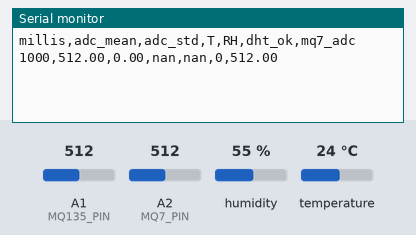
This sketch was run on a simulated Arduino Uno, built with avr-gcc and run on an emulated ATmega328P. On the bench: the last lines printed to the serial monitor. The inputs (shaded band) are chosen by the test bench; at power-on: humidity 55 %, A1 (MQ135_PIN) = 512, A2 (MQ7_PIN) = 512, temperature 24 °C.

Above: at 1.8 s.
1.9 s: humidity set to 22 %
At 2.8 s:
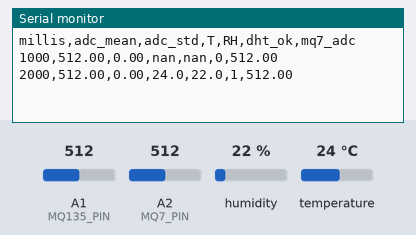
4.5 s: A1 (MQ135_PIN) set to 716
At 5.4 s:
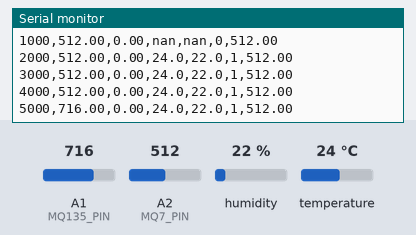
6.0 s: A2 (MQ7_PIN) set to 716
At 7.4 s:
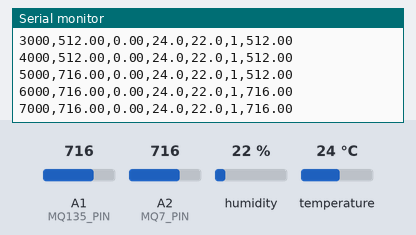
7.5 s: temperature set to 12 °C
At 8.8 s:
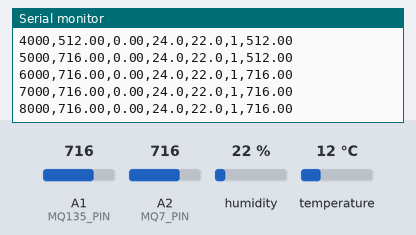
9.0 s: A1 (MQ135_PIN) set to 992
At 9.6 s:
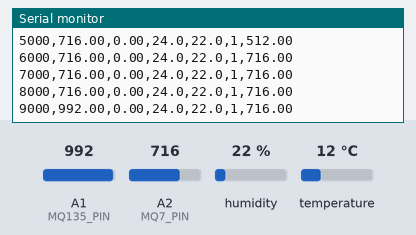
10.5 s: A2 (MQ7_PIN) set to 992
At 11.9 s:
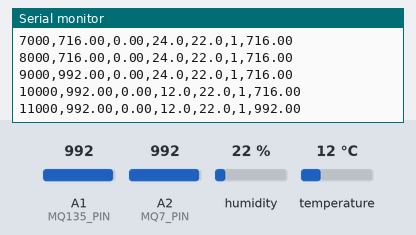
Timing chart, 0 to 13.0 s (numbered marks = the images above; inputs shaded):
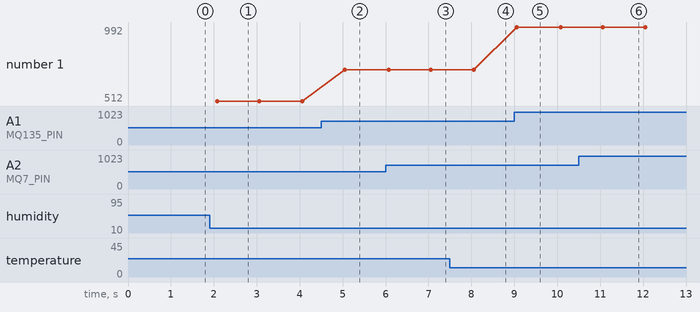

The sketch:

phys_trust_node.ino
```cpp
// PHYS-TRUST Lite node: MQ135 (A1) + DHT11 data (A0, used as digital pin). A2 = optional MQ7 (currently unconnected:
// mq7_adc is a floating-pin value, ignore it)
// -> serial CSV @115200, 1 Hz. Needs "DHT sensor library" (Adafruit) from Library Manager.
// Output: millis,adc_mean,adc_std,T,RH,dht_ok,mq7_adc
// MQ7 note: datasheet wants 5 V / 1.4 V heater cycling; plain module on constant 5 V
// gives only a rough CO-sensitive trend. Logged as auxiliary channel.
#include <DHT.h>

#define MQ135_PIN A1
#define MQ7_PIN A2
#define DHT_PIN A0
#define DHT_TYPE DHT11

const uint8_t N_OVERSAMPLE = 10;
const unsigned long SAMPLE_MS = 1000;
const unsigned long DHT_MS = 2000;  // DHT11 min period

DHT dht(DHT_PIN, DHT_TYPE);
unsigned long lastSample = 0, lastDht = 0;
float lastT = NAN, lastRH = NAN;
bool dhtOk = false;

void setup() {
  Serial.begin(115200);
  dht.begin();
  Serial.println(F("millis,adc_mean,adc_std,T,RH,dht_ok,mq7_adc"));
}

void loop() {
  unsigned long now = millis();

  if (now - lastDht >= DHT_MS) {
    lastDht = now;
    float t = dht.readTemperature();
    float h = dht.readHumidity();
    dhtOk = !(isnan(t) || isnan(h));
    if (dhtOk) { lastT = t; lastRH = h; }
  }

  if (now - lastSample >= SAMPLE_MS) {
    lastSample = now;
    long sum = 0, sq = 0, sum7 = 0;
    analogRead(MQ135_PIN);  // discard: ADC mux settle (stops channel crosstalk)
    for (uint8_t i = 0; i < N_OVERSAMPLE; i++) {
      int v = analogRead(MQ135_PIN);
      sum += v;
      sq += (long)v * v;
      analogRead(MQ7_PIN);
      sum7 += analogRead(MQ7_PIN);
      analogRead(MQ135_PIN);
      delay(5);
    }
    float mean = (float)sum / N_OVERSAMPLE;
    float var = (float)sq / N_OVERSAMPLE - mean * mean;
    float sd = var > 0 ? sqrt(var) : 0;

    Serial.print(now); Serial.print(',');
    Serial.print(mean, 2); Serial.print(',');
    Serial.print(sd, 2); Serial.print(',');
    Serial.print(lastT, 1); Serial.print(',');
    Serial.print(lastRH, 1); Serial.print(',');
    Serial.print(dhtOk ? 1 : 0); Serial.print(',');
    Serial.println((float)sum7 / N_OVERSAMPLE, 2);
  }
}
```

Measured:
- after the input at 1.9 s, the serial monitor: prints a new line after 0.18 s (image 1)
- after the input at 4.5 s, the serial monitor: prints a new line after 0.56 s (image 2)
- after the input at 6.0 s, the serial monitor: prints a new line after 0.08 s (image 3)
- after the input at 9.0 s, the serial monitor: prints a new line after 0.06 s (image 5)
- after the input at 10.5 s, the serial monitor: prints a new line after 0.56 s (image 6)
- plotted number 1: 512 → 716 after the input at 4.5 s, 716 → 992 after the input at 9.0 s
